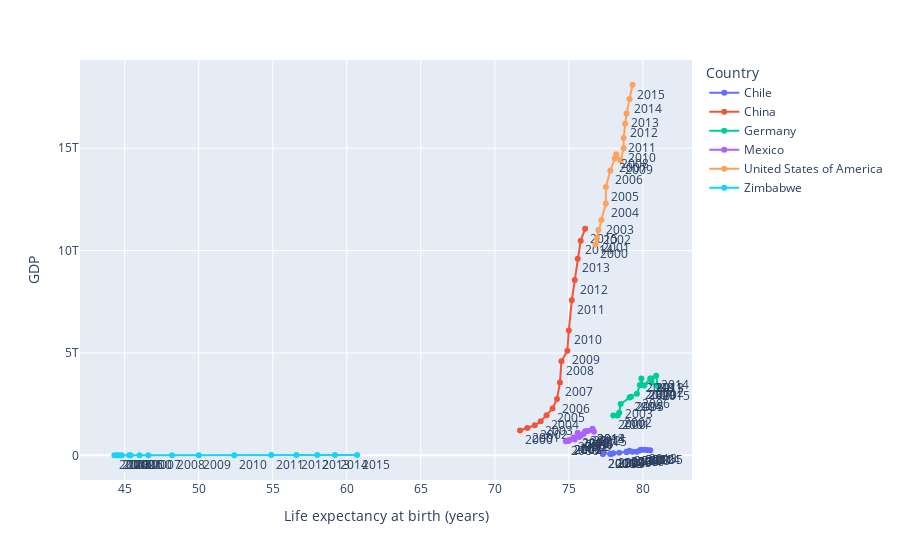

Here is the notebook cell this chart was saved with:
### Code cell
fig = px.line(df, y='GDP', x="Life expectancy at birth (years)", color="Country", text = 'Year')
fig.update_layout(uniformtext_minsize=5, uniformtext_mode='hide')
fig.update_traces(textposition="bottom right")
fig.show()

### Figure 1 — Plotly figure (JSON) as saved in the notebook; plotly's stock layout.template omitted (floating-point values rounded to 4 significant figures)
{"data": [{"hovertemplate": "Country=Chile<br>Life expectancy at birth (years)=%{x}<br>GDP=%{y}<br>Year=%{text}<extra></extra>", "legendgroup": "Chile", "line": {"color": "#636efa", "dash": "solid"}, "marker": {"symbol": "circle"}, "mode": "text+lines+markers", "name": "Chile", "orientation": "v", "showlegend": true, "text": [2000, 2001, 2002, 2003, 2004, 2005, 2006, 2007, 2008, 2009, 2010, 2011, 2012, 2013, 2014, 2015], "textposition": "bottom right", "type": "scatter", "x": [77.3, 77.3, 77.8, 77.9, 78, 78.4, 78.9, 78.9, 79.6, 79.3, 79.1, 79.8, 79.9, 80.1, 80.3, 80.5], "xaxis": "x", "y": [77860932152, 70979923960, 69736811435, 75643459840, 99210392858, 122965000000, 154788000000, 173606000000, 179638000000, 172389000000, 218538000000, 252252000000, 267122000000, 278384000000, 260990000000, 242518000000], "yaxis": "y"}, {"hovertemplate": "Country=China<br>Life expectancy at birth (years)=%{x}<br>GDP=%{y}<br>Year=%{text}<extra></extra>", "legendgroup": "China", "line": {"color": "#EF553B", "dash": "solid"}, "marker": {"symbol": "circle"}, "mode": "text+lines+markers", "name": "China", "orientation": "v", "showlegend": true, "text": [2000, 2001, 2002, 2003, 2004, 2005, 2006, 2007, 2008, 2009, 2010, 2011, 2012, 2013, 2014, 2015], "textposition": "bottom right", "type": "scatter", "x": [71.7, 72.2, 72.7, 73.1, 73.5, 73.9, 74.2, 74.4, 74.5, 74.9, 75, 75.2, 75.4, 75.6, 75.8, 76.1], "xaxis": "x", "y": [1211350000000, 1339400000000, 1470550000000, 1660290000000, 1955350000000, 2285970000000, 2752130000000, 3552180000000, 4598210000000, 5109950000000, 6100620000000, 7572550000000, 8560550000000, 9607220000000, 10482400000000, 11064700000000], "yaxis": "y"}, {"hovertemplate": "Country=Germany<br>Life expectancy at birth (years)=%{x}<br>GDP=%{y}<br>Year=%{text}<extra></extra>", "legendgroup": "Germany", "line": {"color": "#00cc96", "dash": "solid"}, "marker": {"symbol": "circle"}, "mode": "text+lines+markers", "name": "Germany", "orientation": "v", "showlegend": true, "text": [2000, 2001, 2002, 2003, 2004, 2005, 2006, 2007, 2008, 2009, 2010, 2011, 2012, 2013, 2014, 2015], "textposition": "bottom right", "type": "scatter", "x": [78, 78.3, 78.4, 78.5, 79.1, 79.2, 79.6, 79.8, 79.9, 80, 80.1, 80.5, 80.6, 80.6, 80.9, 81], "xaxis": "x", "y": [1949950000000, 1950650000000, 2079140000000, 2505730000000, 2819250000000, 2861410000000, 3002450000000, 3439950000000, 3752370000000, 3418010000000, 3417090000000, 3757700000000, 3543980000000, 3752510000000, 3890610000000, 3375610000000], "yaxis": "y"}, {"hovertemplate": "Country=Mexico<br>Life expectancy at birth (years)=%{x}<br>GDP=%{y}<br>Year=%{text}<extra></extra>", "legendgroup": "Mexico", "line": {"color": "#ab63fa", "dash": "solid"}, "marker": {"symbol": "circle"}, "mode": "text+lines+markers", "name": "Mexico", "orientation": "v", "showlegend": true, "text": [2000, 2001, 2002, 2003, 2004, 2005, 2006, 2007, 2008, 2009, 2010, 2011, 2012, 2013, 2014, 2015], "textposition": "bottom right", "type": "scatter", "x": [74.8, 75, 75, 75, 75.4, 75.3, 75.8, 76, 75.6, 75.7, 75.6, 76.1, 76.3, 76.6, 76.6, 76.7], "xaxis": "x", "y": [683648000000, 724704000000, 741560000000, 713284000000, 770268000000, 866346000000, 965281000000, 1043470000000, 1101280000000, 894949000000, 1051130000000, 1171190000000, 1186600000000, 1261980000000, 1298460000000, 1152260000000], "yaxis": "y"}, {"hovertemplate": "Country=United States of America<br>Life expectancy at birth (years)=%{x}<br>GDP=%{y}<br>Year=%{text}<extra></extra>", "legendgroup": "United States of America", "line": {"color": "#FFA15A", "dash": "solid"}, "marker": {"symbol": "circle"}, "mode": "text+lines+markers", "name": "United States of America", "orientation": "v", "showlegend": true, "text": [2000, 2001, 2002, 2003, 2004, 2005, 2006, 2007, 2008, 2009, 2010, 2011, 2012, 2013, 2014, 2015], "textposition": "bottom right", "type": "scatter", "x": [76.8, 76.9, 77, 77.2, 77.5, 77.5, 77.8, 78.1, 78.2, 78.5, 78.7, 78.7, 78.8, 78.9, 79.1, 79.3], "xaxis": "x", "y": [10300000000000, 10600000000000, 11000000000000, 11500000000000, 12300000000000, 13100000000000, 13900000000000, 14500000000000, 14700000000000, 14400000000000, 15000000000000, 15500000000000, 16200000000000, 16700000000000, 17400000000000, 18100000000000], "yaxis": "y"}, {"hovertemplate": "Country=Zimbabwe<br>Life expectancy at birth (years)=%{x}<br>GDP=%{y}<br>Year=%{text}<extra></extra>", "legendgroup": "Zimbabwe", "line": {"color": "#19d3f3", "dash": "solid"}, "marker": {"symbol": "circle"}, "mode": "text+lines+markers", "name": "Zimbabwe", "orientation": "v", "showlegend": true, "text": [2000, 2001, 2002, 2003, 2004, 2005, 2006, 2007, 2008, 2009, 2010, 2011, 2012, 2013, 2014, 2015], "textposition": "bottom right", "type": "scatter", "x": [46, 45.3, 44.8, 44.5, 44.3, 44.6, 45.4, 46.6, 48.2, 50, 52.4, 54.9, 56.6, 58, 59.2, 60.7], "xaxis": "x", "y": [6689957600, 6777384700, 6342116400, 5727591800, 5805598400, 5755215200, 5443896500, 5291950100, 4415702800, 8621573608, 10141859710, 12098450749, 14242490252, 15451768659, 15891049236, 16304667807], "yaxis": "y"}], "layout": {"legend": {"title": {"text": "Country"}, "tracegroupgap": 0}, "margin": {"t": 60}, "uniformtext": {"minsize": 5, "mode": "hide"}, "xaxis": {"anchor": "y", "domain": [0, 1], "title": {"text": "Life expectancy at birth (years)"}}, "yaxis": {"anchor": "x", "domain": [0, 1], "title": {"text": "GDP"}}}}
